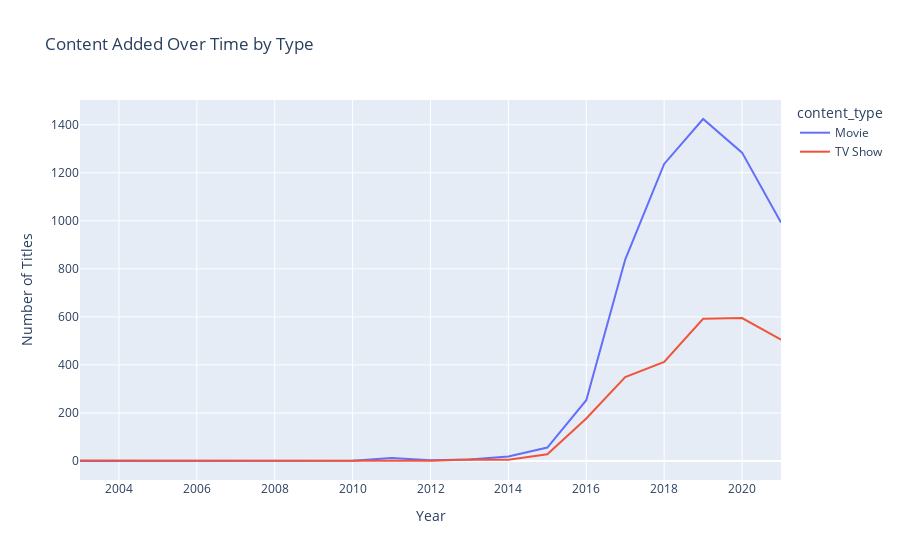

The notebook cell saved with this chart:
### Code cell
content_by_year = df.groupby(['year_added', 'content_type']).size().unstack().fillna(0)
fig2 = px.line(content_by_year, x=content_by_year.index, y=content_by_year.columns,
              title='Content Added Over Time by Type',
              labels={'value': 'Number of Titles', 'year_added': 'Year', 'variable': 'Content Type'})
fig2.update_layout(hovermode='x unified')
fig2.show()

### Figure 1 — Plotly figure (JSON) as saved in the notebook; plotly's stock layout.template omitted (floating-point values rounded to 4 significant figures)
{"data": [{"hovertemplate": "content_type=Movie<br>Year=%{x}<br>Number of Titles=%{y}<extra></extra>", "legendgroup": "Movie", "line": {"color": "#636efa", "dash": "solid"}, "marker": {"symbol": "circle"}, "mode": "lines", "name": "Movie", "orientation": "v", "showlegend": true, "type": "scatter", "x": [2003, 2008, 2009, 2010, 2011, 2012, 2013, 2014, 2015, 2016, 2017, 2018, 2019, 2020, 2021], "xaxis": "x", "y": [0.0, 1.0, 2.0, 1.0, 13.0, 3.0, 6.0, 19.0, 56.0, 253.0, 839.0, 1237.0, 1424.0, 1284.0, 993.0], "yaxis": "y"}, {"hovertemplate": "content_type=TV Show<br>Year=%{x}<br>Number of Titles=%{y}<extra></extra>", "legendgroup": "TV Show", "line": {"color": "#EF553B", "dash": "solid"}, "marker": {"symbol": "circle"}, "mode": "lines", "name": "TV Show", "orientation": "v", "showlegend": true, "type": "scatter", "x": [2003, 2008, 2009, 2010, 2011, 2012, 2013, 2014, 2015, 2016, 2017, 2018, 2019, 2020, 2021], "xaxis": "x", "y": [2.0, 2.0, 0.0, 1.0, 0.0, 1.0, 6.0, 5.0, 28.0, 177.0, 349.0, 413.0, 592.0, 595.0, 505.0], "yaxis": "y"}], "layout": {"hovermode": "x unified", "legend": {"title": {"text": "content_type"}, "tracegroupgap": 0}, "title": {"text": "Content Added Over Time by Type"}, "xaxis": {"anchor": "y", "domain": [0, 1], "title": {"text": "Year"}}, "yaxis": {"anchor": "x", "domain": [0, 1], "title": {"text": "Number of Titles"}}}}
